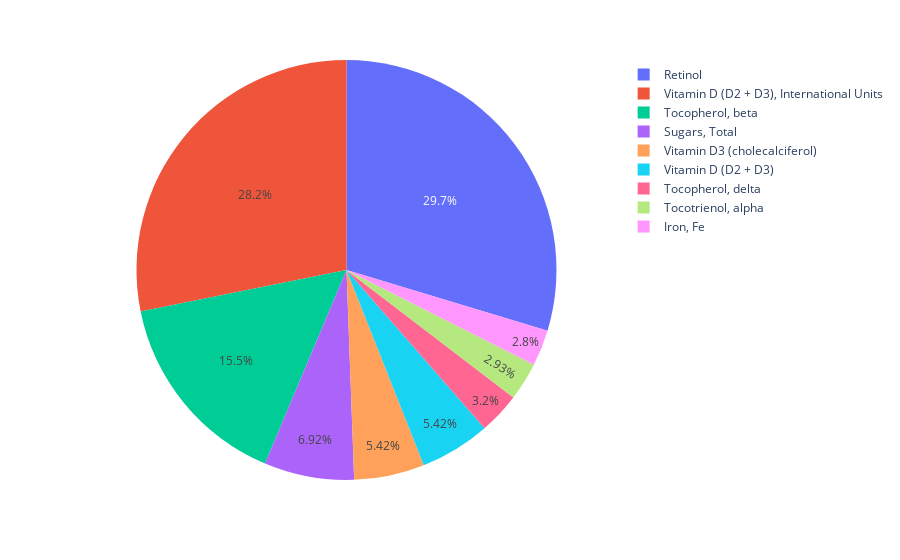

Source (notebook cell):
### Code cell
# DAIRY
import pandas as pd
import plotly.express as px
csv = pd.read_csv('FF_SR_ data.csv')
df = csv[['food_category_id','FF Food description','FF_Component','SR Mean per 100g','FF Mean per 100g']]
df = df[df['FF_Component'].str.contains('SFA') == False]
df2 = pd.read_csv("FF_SR_ data.csv")
df["PC"] = abs((df2["FF Mean per 100g"]-df2["SR Mean per 100g"])/(df2["SR Mean per 100g"])) * 100
DAIRY = df[df['food_category_id'] == 1]
DAIRY = DAIRY.sort_values(by="PC", ascending=False)
DAIRY = DAIRY[DAIRY['PC'] != 0]
#DAIRY = pd.isnull(DAIRY[DAIRY['PC'] == False])
DAIRY = DAIRY[DAIRY['SR Mean per 100g'] != 0]
topten = DAIRY[0:10]
fig = px.pie(topten, values='PC', names='FF_Component')
fig.show()

### Figure 1 — Plotly figure (JSON) as saved in the notebook; plotly's stock layout.template omitted (floating-point values rounded to 4 significant figures)
{"data": [{"domain": {"x": [0, 1], "y": [0, 1]}, "hovertemplate": "FF_Component=%{label}<br>PC=%{value}<extra></extra>", "labels": ["Retinol", "Vitamin D (D2 + D3), International Units", "Tocopherol, beta", "Vitamin D (D2 + D3), International Units", "Sugars, Total", "Vitamin D3 (cholecalciferol)", "Vitamin D (D2 + D3)", "Tocopherol, delta", "Tocotrienol, alpha", "Iron, Fe"], "legendgroup": "", "name": "", "showlegend": true, "type": "pie", "values": [3713.0, 2070, 1940.0, 1455, 866.7, 678.3, 678, 400, 366.7, 350.0]}], "layout": {"legend": {"tracegroupgap": 0}, "margin": {"t": 60}}}
